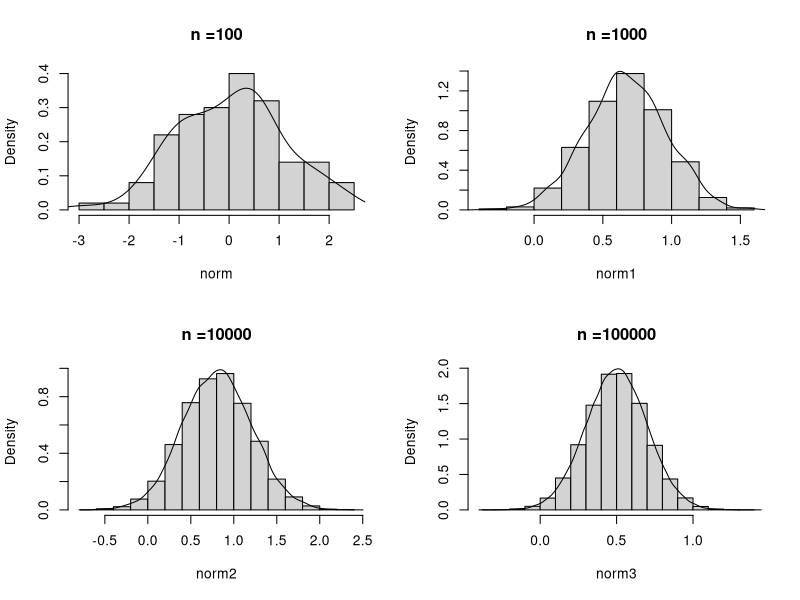

Reproduce this figure in R.
###Normal distribution
norm<- rnorm(100,mean=0,sd=1)
norm1<- rnorm(1000,mean=0.7,sd=0.3)
norm2<- rnorm(10000,mean=0.8,sd=0.4)
norm3<- rnorm(100000,mean=0.5,sd=0.2)

#plots
par(mfrow=c(2,2))
hist(norm,probability =TRUE, main = "n =100")
lines(density(norm))
hist(norm1,probability =TRUE, main = "n =1000")
lines(density(norm1))
hist(norm2,probability =TRUE, main = "n =10000")
lines(density(norm2))
hist(norm3,probability =TRUE, main = "n =100000")
lines(density(norm3))